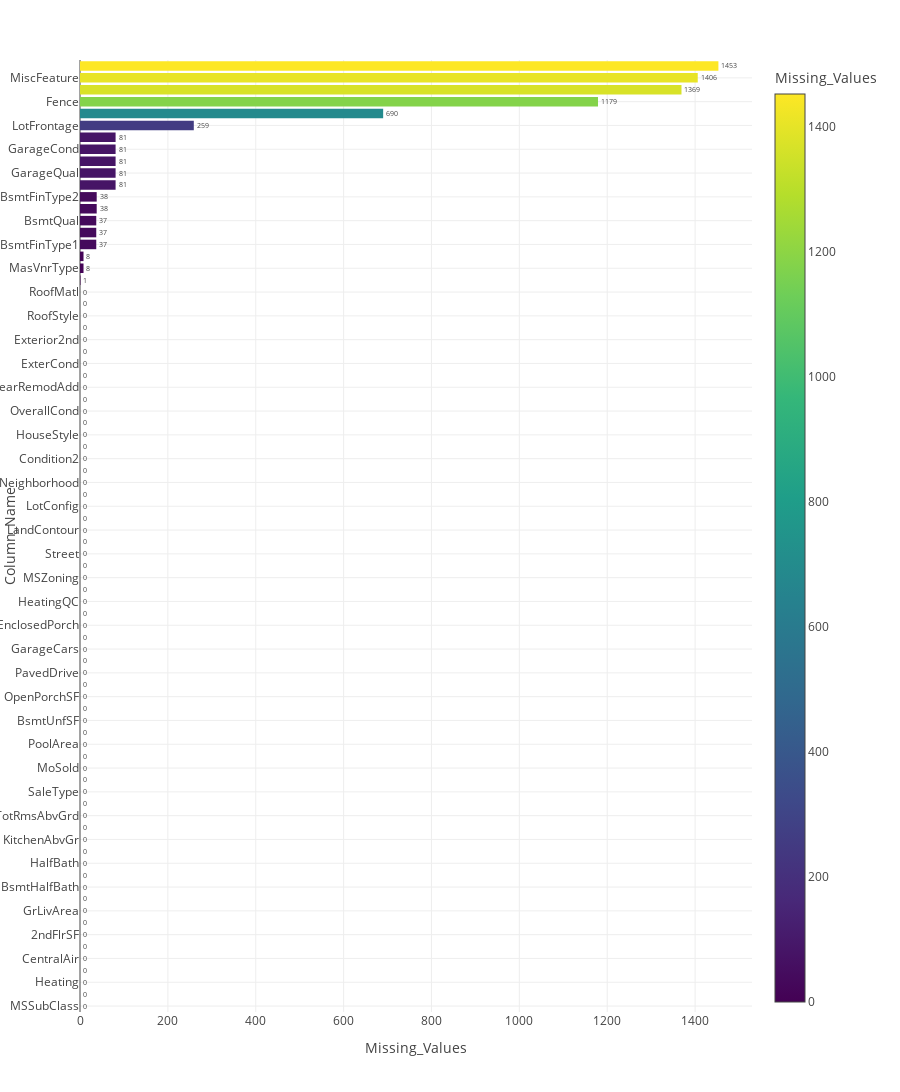

Write notebook code for a chart like this one.
### Code cell
fig = px.bar(temp_df.sort_values(by='Missing_Values'),x='Missing_Values',y='Column_Name',
             orientation='h',height=1500,width=900,color='Missing_Values',text='Missing_Values')
fig.update_traces(textposition='outside')
fig.show()

### Figure 1 — Plotly figure (JSON) as saved in the notebook; plotly's stock layout.template omitted (floating-point values rounded to 4 significant figures)
{"data": [{"alignmentgroup": "True", "hovertemplate": "Missing_Values=%{marker.color}<br>Column_Name=%{y}<extra></extra>", "legendgroup": "", "marker": {"color": [0, 0, 0, 0, 0, 0, 0, 0, 0, 0, 0, 0, 0, 0, 0, 0, 0, 0, 0, 0, 0, 0, 0, 0, 0, 0, 0, 0, 0, 0, 0, 0, 0, 0, 0, 0, 0, 0, 0, 0, 0, 0, 0, 0, 0, 0, 0, 0, 0, 0, 0, 0, 0, 0, 0, 0, 0, 0, 0, 0, 0, 1, 8, 8, 37, 37, 37, 38, 38, 81, 81, 81, 81, 81, 259, 690, 1179, 1369, 1406, 1453], "coloraxis": "coloraxis"}, "name": "", "offsetgroup": "", "orientation": "h", "showlegend": false, "text": [0, 0, 0, 0, 0, 0, 0, 0, 0, 0, 0, 0, 0, 0, 0, 0, 0, 0, 0, 0, 0, 0, 0, 0, 0, 0, 0, 0, 0, 0, 0, 0, 0, 0, 0, 0, 0, 0, 0, 0, 0, 0, 0, 0, 0, 0, 0, 0, 0, 0, 0, 0, 0, 0, 0, 0, 0, 0, 0, 0, 0, 1, 8, 8, 37, 37, 37, 38, 38, 81, 81, 81, 81, 81, 259, 690, 1179, 1369, 1406, 1453], "textposition": "outside", "type": "bar", "x": [0, 0, 0, 0, 0, 0, 0, 0, 0, 0, 0, 0, 0, 0, 0, 0, 0, 0, 0, 0, 0, 0, 0, 0, 0, 0, 0, 0, 0, 0, 0, 0, 0, 0, 0, 0, 0, 0, 0, 0, 0, 0, 0, 0, 0, 0, 0, 0, 0, 0, 0, 0, 0, 0, 0, 0, 0, 0, 0, 0, 0, 1, 8, 8, 37, 37, 37, 38, 38, 81, 81, 81, 81, 81, 259, 690, 1179, 1369, 1406, 1453], "xaxis": "x", "y": ["MSSubClass", "TotalBsmtSF", "Heating", "SaleCondition", "CentralAir", "1stFlrSF", "2ndFlrSF", "LowQualFinSF", "GrLivArea", "BsmtFullBath", "BsmtHalfBath", "FullBath", "HalfBath", "BedroomAbvGr", "KitchenAbvGr", "KitchenQual", "TotRmsAbvGrd", "Functional", "SaleType", "YrSold", "MoSold", "MiscVal", "PoolArea", "ScreenPorch", "BsmtUnfSF", "3SsnPorch", "OpenPorchSF", "WoodDeckSF", "PavedDrive", "GarageArea", "GarageCars", "Fireplaces", "EnclosedPorch", "BsmtFinSF2", "HeatingQC", "BsmtFinSF1", "MSZoning", "LotArea", "Street", "LotShape", "LandContour", "Utilities", "LotConfig", "LandSlope", "Neighborhood", "Condition1", "Condition2", "BldgType", "HouseStyle", "OverallQual", "OverallCond", "SalePrice", "YearRemodAdd", "Foundation", "ExterCond", "YearBuilt", "Exterior2nd", "ExterQual", "RoofStyle", "Exterior1st", "RoofMatl", "Electrical", "MasVnrType", "MasVnrArea", "BsmtFinType1", "BsmtCond", "BsmtQual", "BsmtExposure", "BsmtFinType2", "GarageYrBlt", "GarageQual", "GarageFinish", "GarageCond", "GarageType", "LotFrontage", "FireplaceQu", "Fence", "Alley", "MiscFeature", "PoolQC"], "yaxis": "y"}], "layout": {"barmode": "relative", "coloraxis": {"colorbar": {"title": {"text": "Missing_Values"}}, "colorscale": [[0, "#440154"], [0.1111, "#482878"], [0.2222, "#3e4989"], [0.3333, "#31688e"], [0.4444, "#26828e"], [0.5556, "#1f9e89"], [0.6667, "#35b779"], [0.7778, "#6ece58"], [0.8889, "#b5de2b"], [1, "#fde725"]]}, "height": 1500, "legend": {"tracegroupgap": 0}, "margin": {"t": 60}, "width": 900, "xaxis": {"anchor": "y", "domain": [0, 1], "title": {"text": "Missing_Values"}}, "yaxis": {"anchor": "x", "domain": [0, 1], "title": {"text": "Column_Name"}}}}
